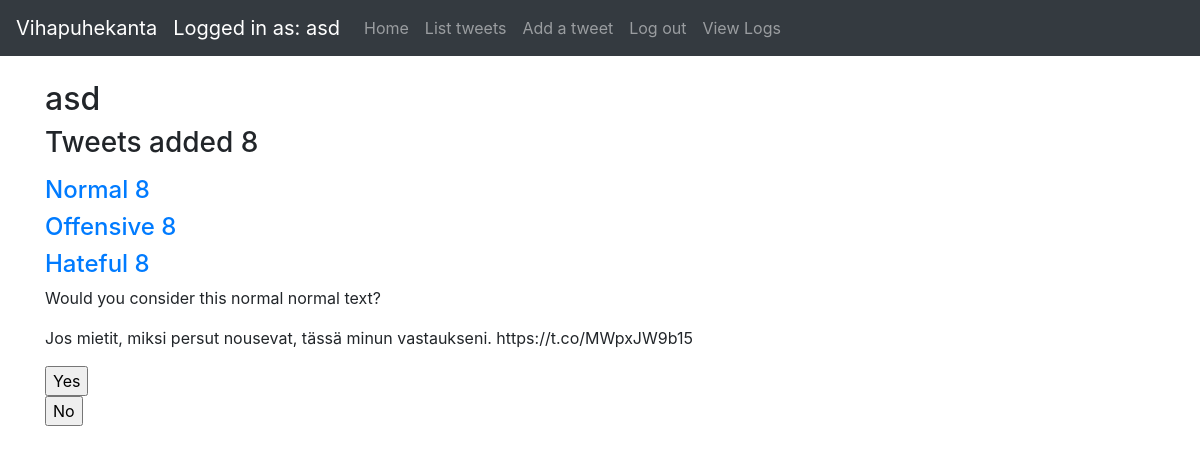
Page / (signed in) on the committed database.
### application/auth/models.py (models this page shows, shortened)
class User(db.Model):
    __tablename__ = "account"
    id = db.Column(db.Integer, primary_key=True)
    date_created = db.Column(db.DateTime, default=db.func.current_timestamp())
    date_modified = db.Column(db.DateTime, default=db.func.current_timestamp(),
                              onupdate=db.func.current_timestamp())
    name = db.Column(db.String(144), nullable=False)
    username = db.Column(db.String(144), nullable=False)
    password = db.Column(db.String(144), nullable=False)
    tweets = db.relationship("Tweet", backref='account', lazy=True)

### application/tweets/models.py (models this page shows, shortened)
class Tweet(db.Model):
    id = db.Column(db.Integer, primary_key=True)
    date_created = db.Column(db.DateTime, default=db.func.current_timestamp())
    date_modified = db.Column(db.DateTime, default=db.func.current_timestamp(),
                              onupdate=db.func.current_timestamp())
    tweetid = db.Column(db.String(100))
    tweettype = db.Column(db.String(100))
    tweettext = db.Column(db.String(300))
    addedby = db.Column(db.String(100))
    tweetdescription = db.Column(db.String(100))
    account_id = db.Column(db.Integer, db.ForeignKey('account.id'),
                           nullable=False)

### application/views.py (the view)
@app.route("/")
@login_required
def index():
    tweet_query = tweet_query_user().all()
    normal = normal_size(tweet_query)
    offensive = offensive_size(tweet_query)
    hateful = hateful_size(tweet_query)
    random_tweet = randRow()
    vote = db.session.query().filter(Vote.tweet_id == random_tweet.id)
    return render_template("index.html", tweets=len(tweet_query), tweetsNormal=normal,
                           tweetsOffensive=offensive, tweetsHateful=hateful, tweet=random_tweet)

### application/__init__.py (called while the page is built)
@login_manager.user_loader
def load_user(user_id):
    return User.query.get(user_id)

### application/tweets/views.py (called while the page is built)
def tweet_query_user():
    return db.session().query(Tweet).filter(Tweet.account_id == current_user.id)

### application/views.py (called while the page is built)
def randRow():
    row_id = Tweet.query.order_by(func.random()).first().id
    row = Tweet.query.get(row_id)
    return row

def normal_size(tweetquery):
    return len(tweetquery)

def offensive_size(tweetquery):
    return len(tweetquery)

def hateful_size(tweetquery):
    return len(tweetquery)

### application/templates/index.html (shortened to what this page needs)
{% extends "layout.html" %}
{% block body %}
    {% if current_user.is_authenticated %}
        <h2>
            {{ current_user.name }}
        </h2>
        <h3>
            <p>Tweets added {{ tweets }}</p>
        </h3>
        <h4>
            <a href="#">Normal {{ tweetsNormal }}</a>
        </h4>
        <h4>
            <a href="#">Offensive {{ tweetsOffensive }}</a>
        </h4>
        <h4>
            <a href="#">Hateful {{ tweetsHateful }}</a>
        </h4>
        <div id="random_tweet">
            <p>Would you consider this normal {{ tweet.tweettype }} text?</p>
            <p>{{ tweet.tweettext }}</p>
            <form method="POST" action="{{ url_for('random_tweet_vote', id = tweet.id) }}">
                <input type="submit" name="vote_button" value="Yes"/>
            </form>
            <form method="POST" action="{{ url_for('random_tweet_vote', id = tweet.id) }}">
                <input type="submit" name="vote_button" value="No"/>
            </form>
        </div>
    {% else %}
        <h1>
            Hello, please login or register.
        </h1>
    {% endif %}
{% endblock %}

### application/templates/layout.html (shortened to what this page needs)
<!DOCTYPE html>
<html>
<head>
    <link rel="stylesheet" href="https://maxcdn.bootstrapcdn.com/bootstrap/4.0.0/css/bootstrap.min.css"
>
</head>
<body>
<nav class="navbar navbar-expand-md navbar-dark bg-dark mb-4">
    <a class="navbar-brand" href="#">Vihapuhekanta</a>
    {% if current_user.is_authenticated %}
        <ul class="navbar-nav mr-auto">
            <li>
                <a class="navbar-brand" href="#">Logged in as: {{ current_user.name }}</a>
            </li>
            <li class="nav-item">
                <a class="nav-link" href="/">Home</a>
            </li>
            <li class="nav-item">
                <a class="nav-link" href="{{ url_for('tweets_index') }}">List tweets</a>
            </li>
            <li class="nav-item">
                <a class="nav-link" href="{{ url_for('tweets_form') }}">Add a tweet</a>
            </li>
            <li class="nav-item">
                <a class="nav-link" href="{{ url_for('auth_logout') }}">Log out</a>
            </li>
            <li class="nav-item">
                <a class="nav-link" href="{{ url_for('view_logs') }}">View Logs</a>
            </li>
        </ul>
    {% endif %}
</nav>
<main role="main" class="container">
    {% block body %}{% endblock %}
</main>
</body>
</html>

### rows in the picture
User: name "asd"
Tweet: tweettype "normal", tweettext "Jos mietit, miksi persut nousevat, tässä minun vastaukseni. https://t.co/MWpxJW9b15"

### other values in the picture
{{ tweets }} "8"
{{ tweetsNormal }} "8"
{{ tweetsOffensive }} "8"
{{ tweetsHateful }} "8"
